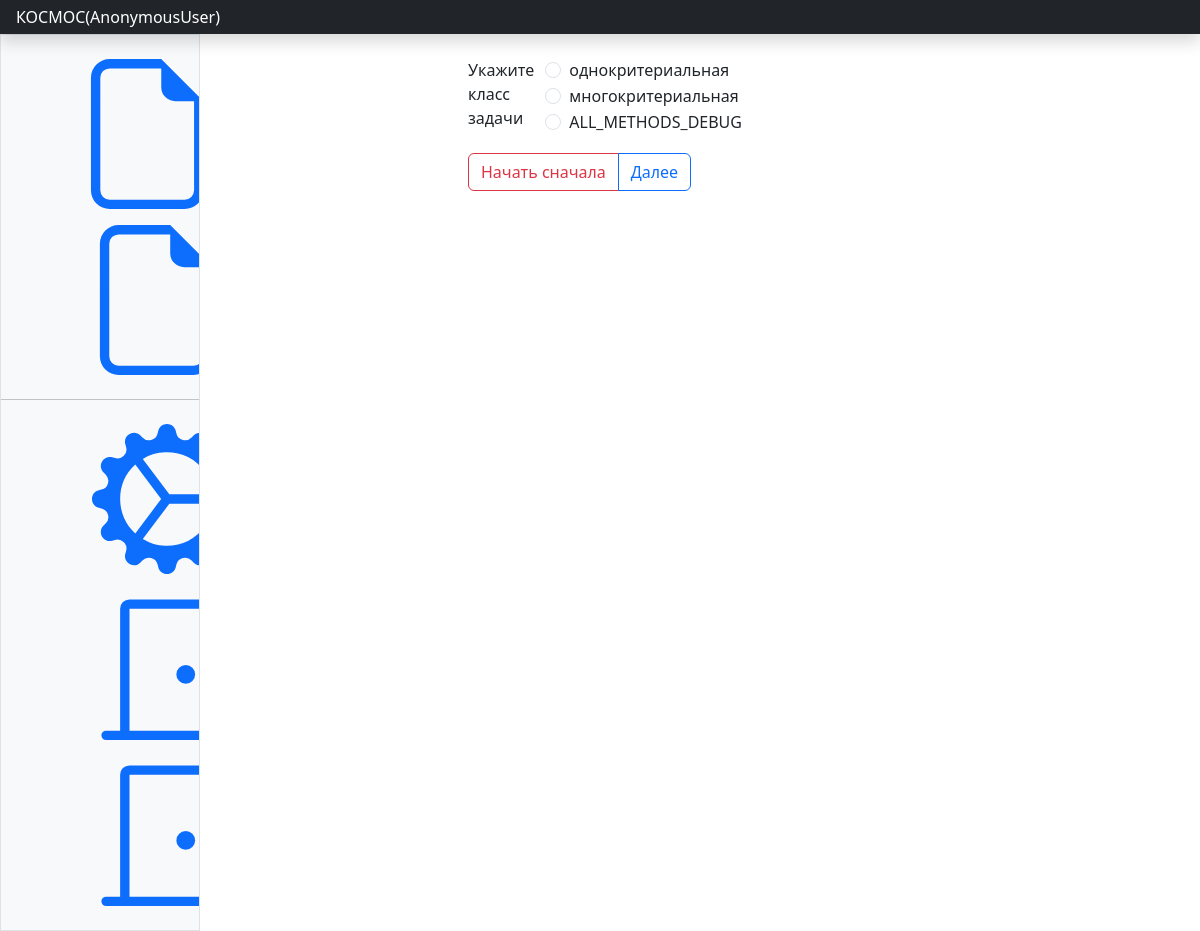
/get_answer/v/1/, run on the app's committed database.
### products/models.py (models this page shows, shortened)
class Question(models.Model):
    step = models.IntegerField(blank=True, null=True)
    question_text = models.CharField(max_length=200)
    description = models.CharField(max_length=64, blank=True, null=True)

class Choice(models.Model):
    question = models.ForeignKey(Question, on_delete=models.CASCADE)
    next_question = models.ForeignKey(Question, on_delete=models.CASCADE, related_name='next_question', blank=True, null=True)
    choice_text = models.CharField(max_length=200)
    methods = models.ManyToManyField(Method, blank=True)

### products/views.py (the view, shortened to what this page needs)
# urls.py: path('get_answer/<str:task_name>/<int:question_id>/', get_answer, name='get_answer'),
def get_answer(request, task_name, question_id=1):
    data = request.POST.dict()
    question, methods = Question.objects.get(id=question_id), None
    ctx = {"task_name": task_name, "question": question, 'methods': methods}
    ctx['question'] = get_object_or_404(Question, pk=question_id)
    ctx['methods'] = methods
    return render(request, "tasks/wizard.html", ctx)

### templates/tasks/wizard.html (shortened to what this page needs)
{% extends "main.html" %}
{% block content %}
<div class="container-fluid">
    <div class="row justify-content-md-center">
        <div class="col-md-6">
            {% if methods %}
            <form class="row align-items-center" action="{% url 'products:create_task' task_name %}" method="post">
                {% csrf_token %}
                <fieldset class="row mb-3">
                    <legend class="col-form-label col-sm-2 pt-0">Выберите методы</legend>
                    <div class="col-sm-10">
                        {% for method in methods %}
                        <div class="form-check">
                            <input class="form-check-input" type="checkbox" name="method" id="method_{{ method.id }}" value="{{ method.id }}">
                            <label class="form-check-label" for="method_{{ method.id }}">{{ method.name }}</label>
                            <i type="button" class="bi bi-question-circle" data-bs-toggle="modal" data-bs-target="#exampleModal_{{method.id}}"></i>
                        </div>
                        <div class="modal fade" id="exampleModal_{{method.id}}" tabindex="-1" aria-labelledby="exampleModalLabel_{{method.id}}" aria-hidden="true">
                            <div class="modal-dialog modal-lg modal-dialog-scrollable">
                                <div class="modal-content">
                                    <div class="modal-body">
                                        <img src="/media/{{ method.image }}" class="img-fluid" alt="/media/{{ method.image }}">
                                    </div>
                                </div>
                            </div>
                        </div>
                        {% endfor %}
                    </div>
                </fieldset>
                <div class="input-group">
                    <a href="{% url 'products:add_task' %}" type="button" class="btn btn-outline-danger">Начать сначала</a>
                    <button type="submit" class="btn btn-outline-success" name="submit-create">Создать задачу</button>
                </div>
            </form>
            {% else %}
            <form class="row align-items-center" action="{% url 'products:get_answer' task_name question.id %}" method="post">
                <fieldset class="row mb-3">
                    <legend class="col-form-label col-sm-2 pt-0">{{ question.question_text }}</legend>
                    <div class="col-sm-10">
                        {% for choice in question.choice_set.all %}
                        <div class="form-check">
                            <input class="form-check-input" type="radio" name="choice" id="choice{{ forloop.counter }}" value="{{ choice.id }}">
                            <label class="form-check-label" for="choice{{ forloop.counter }}">{{ choice.choice_text }}</label>
                        </div>
                        {% endfor %}
                    </div>
                </fieldset>
                <div class="input-group">
                    <a href="{% url 'products:add_task' %}" type="button" class="btn btn-outline-danger">Начать сначала</a>
                    <button type="submit" name="submit-answer" class="btn btn-outline-primary">Далее</button>
                </div>
            </form>
            {% endif %}
        </div>
    </div>
</div>
{% endblock content %}

### data on the page
Question: question_text "Укажите класс задачи"
Choice: choice_text "однокритериальная"
Choice: choice_text "многокритериальная"
Choice: choice_text "ALL_METHODS_DEBUG"

### other printed values
{{ user }} "AnonymousUser"
